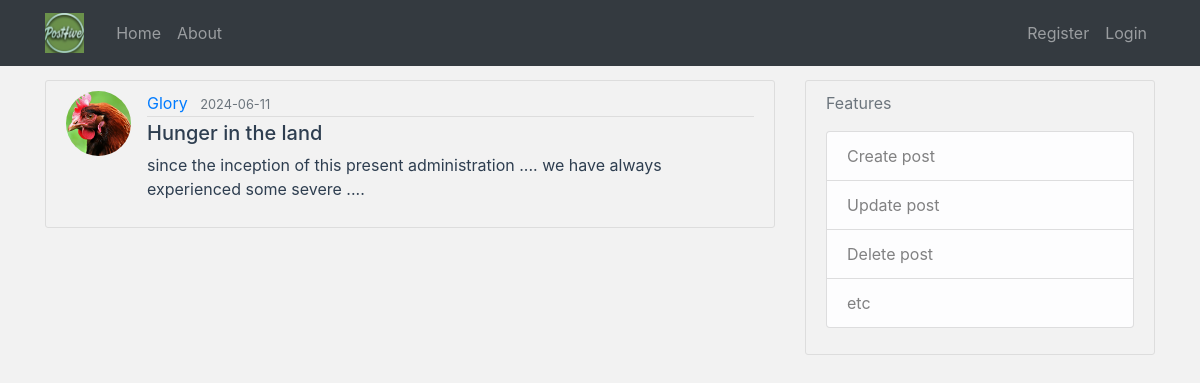
Page /post/9 on the committed database.
### posthive/models.py (models this page shows, shortened)
class User(db.Model, UserMixin):
    id = db.Column(db.Integer, primary_key=True)
    username = db.Column(db.String(20), unique=True, nullable=False)
    email = db.Column(db.String(120), unique=True, nullable=False)
    image_file = db.Column(db.String(20), nullable=False, default='default.png')
    password = db.Column(db.String(60), nullable=False)
    posts = db.relationship('Post', backref='author', lazy=True)
    """
    @property
    def is_authenticated(self):
        return True

    @property
    def is_anonymous(self):
        return False

    @property
    def is_active(self):
        return True  # Or your custom logic

    def get_id(self):
        return str(self.id)
    """

class Post(db.Model):
    id = db.Column(db.Integer, primary_key=True)
    title = db.Column(db.String(100), nullable=False)
    date_posted = db.Column(db.DateTime, nullable=False, default=datetime.utcnow)
    content = db.Column(db.Text, nullable=False)
    user_id = db.Column(db.Integer, db.ForeignKey('user.id'), nullable=False)

### posthive/routes.py (the view)
@app.route("/post/<int:post_id>")
def post(post_id):
    post = Post.query.get_or_404(post_id)
    return render_template('post.html', title=post.title, post=post)

### posthive/templates/post.html (shortened to what this page needs)
{% extends "layout.html" %}
{% block content %}
  <article class="media content-section">
    <img class="rounded-circle article-img" src="{{ url_for('static', filename='profile_pics/' + post.author.image_file) }}">
    <div class="media-body">
      <div class="article-metadata">
        <a class="mr-2" href="{{ url_for('user_posts', username=post.author.username) }}">{{ post.author.username }}</a>
        <small class="text-muted">{{ post.date_posted.strftime('%Y-%m-%d') }}</small>
      </div>
      <h5 class="article-title">{{ post.title }}</h5>
      <p class="article-content">{{ post.content }}</p>
    </div>
  </article>
{% endblock  content %}

### posthive/static/main.css (style rules this page uses)
body { background-color: #f2f2f2; color: #2e3e50; margin-top: 5rem; }
h1, h2, h3, h4, h5, h6 { color: #2e3e50; }
.content-section { background-color: #f2f2f2; padding: 10px 20px; border: 1px solid #dddddd; border-radius: 3px; margin-bottom: 20px; }
.article-title { color: #2e3e50; }
.article-content { white-space: pre-line; }
.article-img { height: 65px; width: 65px; margin-right: 16px; }
.article-metadata { padding-bottom: 1px; margin-bottom: 4px; border-bottom: 1px solid #dddddd; }

### rows in the picture
User: image_file (picture), author.username "Glory"
Post: date_posted "2024-06-11", title "Hunger in the land", content "since the inception of this present administration .... we have always experienced some severe ...."
